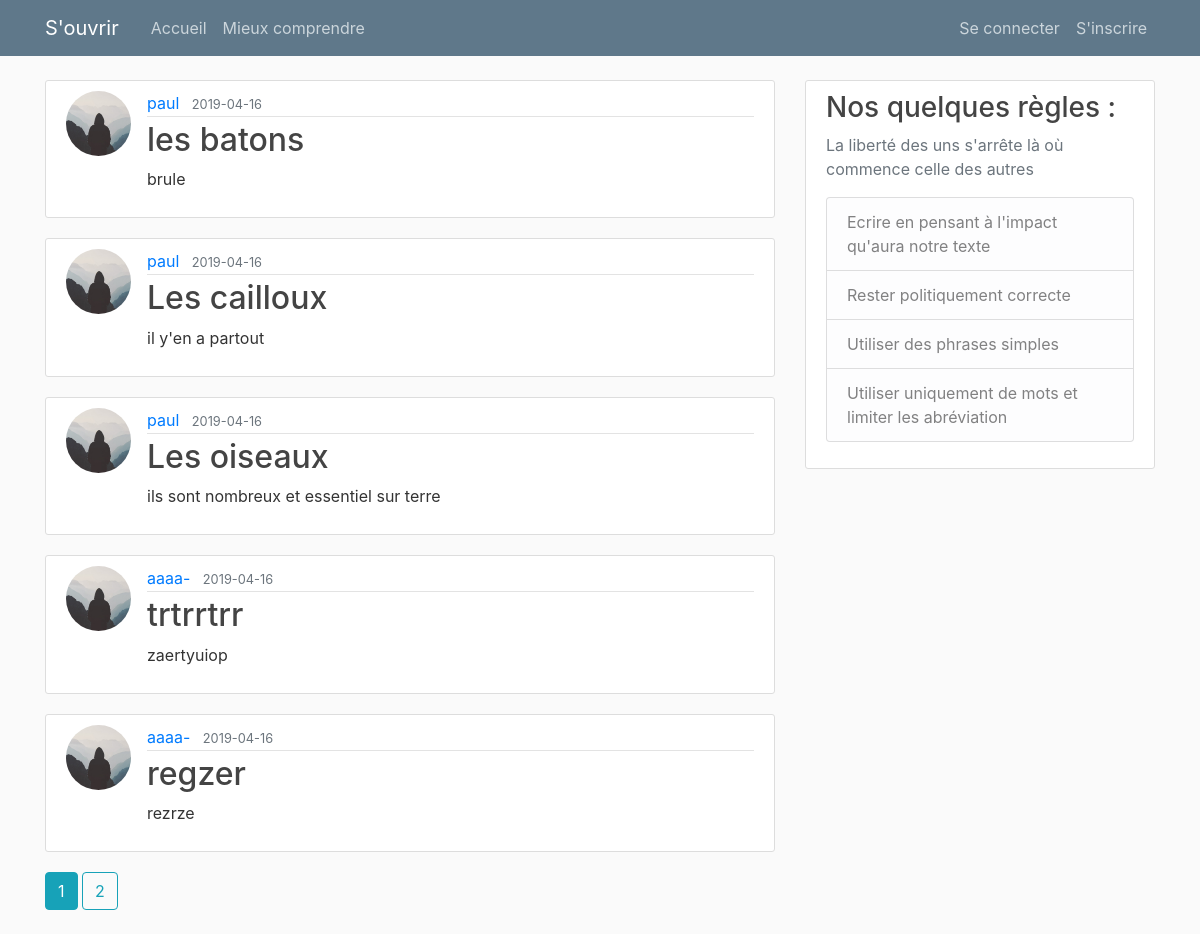
The page /home on the database its author committed.
### flaskblog/models.py (models this page shows, shortened)
class Post(db.Model):
    id = db.Column(db.Integer, primary_key=True)
    title = db.Column(db.String(100), nullable=False)
    date_posted = db.Column(db.DateTime, nullable=False, default=datetime.utcnow)
    content = db.Column(db.Text, nullable=False)
    user_id = db.Column(db.Integer, db.ForeignKey('user.id'), nullable=False)

class User(db.Model, UserMixin):
    id = db.Column(db.Integer, primary_key=True)
    username = db.Column(db.String(20), unique=True, nullable=False)
    email = db.Column(db.String(120), unique=True, nullable=False)
    image_file = db.Column(db.String(20), nullable=False, default='default.jpg')
    password = db.Column(db.String(60), nullable=False)
    posts = db.relationship('Post', backref='author', lazy=True)

### flaskblog/routes.py (the view)
@app.route("/")
@app.route("/home")
def home():
    page = request.args.get('page', 1, type=int)
    posts = Post.query.order_by(Post.date_posted.desc()).paginate(page=page, per_page=5)
    return render_template('home.html', posts=posts)

### flaskblog/templates/home.html
{% extends "layout.html" %}
{% block content %}
    {% for post in posts.items %}
        <article class="media content-section">
          <img class="rounded-circle article-img" src="{{ url_for('static', filename='profile_pics/' + post.author.image_file) }}">
          <div class="media-body">
            <div class="article-metadata">
              <a class="mr-2" href="{{ url_for('user_posts', username=post.author.username) }}">{{ post.author.username }}</a>
              <small class="text-muted">{{ post.date_posted.strftime('%Y-%m-%d') }}</small>
            </div>
            <h2><a class="article-title" href="{{ url_for('post', post_id=post.id) }}">{{ post.title }}</a></h2>
            <p class="article-content">{{ post.content }}</p>
          </div>
        </article>
    {% endfor %}
    {% for page_num in posts.iter_pages(left_edge=1, right_edge=1, left_current=1, right_current=2) %}
      {% if page_num %}
        {% if posts.page == page_num %}
          <a class="btn btn-info mb-4" href="{{ url_for('home', page=page_num) }}">{{ page_num }}</a>
        {% else %}
          <a class="btn btn-outline-info mb-4" href="{{ url_for('home', page=page_num) }}">{{ page_num }}</a>
        {% endif %}
      {% else %}
        ...
      {% endif %}
    {% endfor %}
{% endblock content %}

### flaskblog/static/main.css (style rules this page uses)
body { background: #fafafa; color: #333333; margin-top: 5rem; }
h1, h2, h3, h4, h5, h6 { color: #444444; }
.content-section { background: #ffffff; padding: 10px 20px; border: 1px solid #dddddd; border-radius: 3px; margin-bottom: 20px; }
.article-title { color: #444444; }
.article-content { white-space: pre-line; }
.article-img { height: 65px; width: 65px; margin-right: 16px; }
.article-metadata { padding-bottom: 1px; margin-bottom: 4px; border-bottom: 1px solid #e3e3e3 }

### rows shown on the page
Post: image_file (placeholder picture), author.username "paul", date_posted "2019-04-16", title "les batons", content "brule"
Post: image_file (placeholder picture), author.username "paul", date_posted "2019-04-16", title "Les cailloux", content "il y'en a partout"
Post: image_file (placeholder picture), author.username "paul", date_posted "2019-04-16", title "Les oiseaux", content "ils sont nombreux et essentiel sur terre"
Post: image_file (placeholder picture), author.username "aaaa-", date_posted "2019-04-16", title "trtrrtrr", content "zaertyuiop"
Post: image_file (placeholder picture), author.username "aaaa-", date_posted "2019-04-16", title "regzer", content "rezrze"

### other values the page prints
{{ page_num }} "1"
{{ page_num }} "2"
